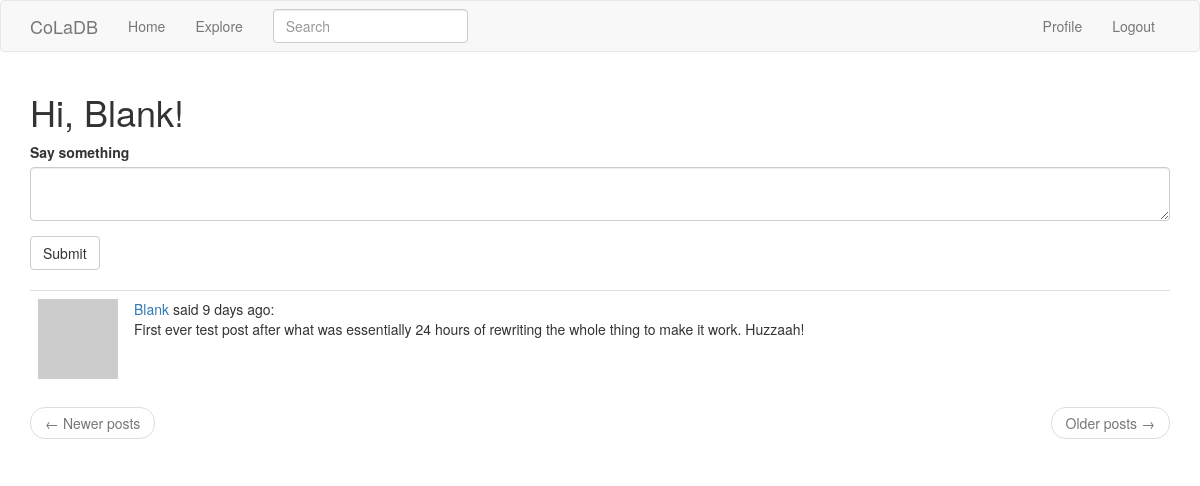
The page /index (signed in) on the database as committed earlier.
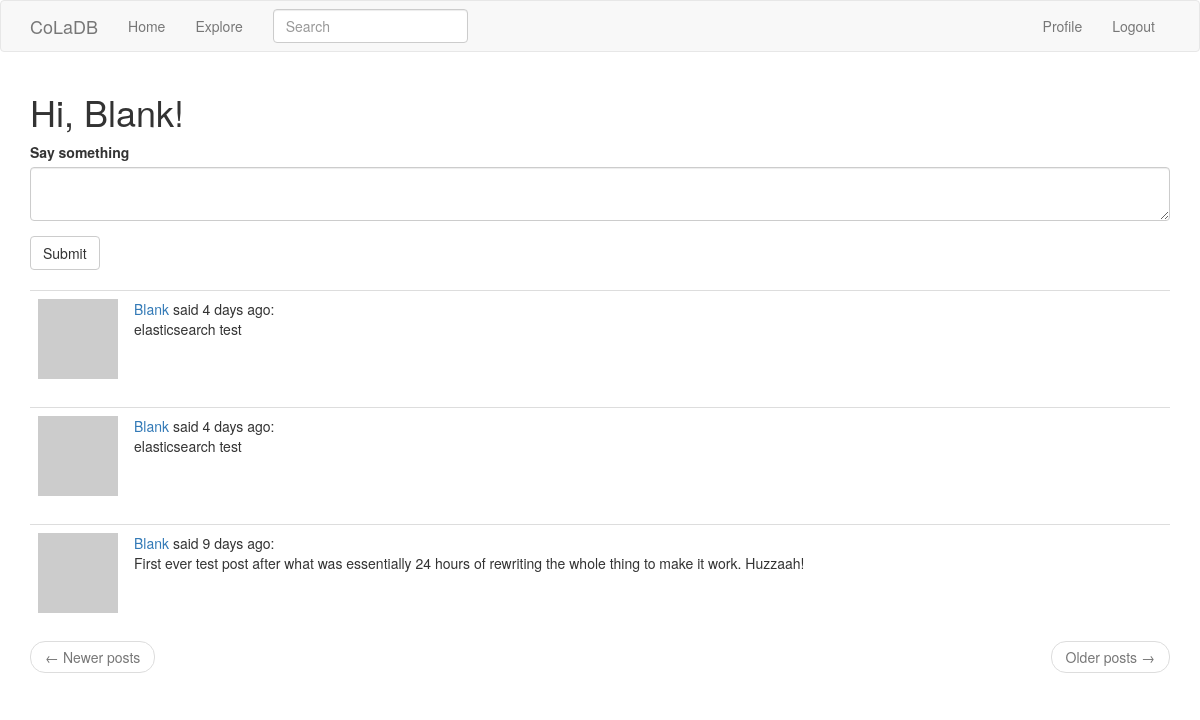
The same page on the database as committed later.
### app/models.py (models this page shows, shortened)
class SearchableMixin(object):
  @classmethod
  def before_commit(cls, session):
    session._changes = {
      'add': list(session.new),
      'update': list(session.dirty),
      'delete': list(session.deleted)
    }
  @classmethod
  def after_commit(cls, session):
    for obj in session._changes['add']:
      if isinstance(obj, SearchableMixin):
        add_to_index(obj.__tablename__, obj)
    for obj in session._changes['update']:
      if isinstance(obj, SearchableMixin):
        add_to_index(obj.__tablename__, obj)
    for obj in session._changes['delete']:
      if isinstance(obj, SearchableMixin):
        remove_from_index(obj.__tablename__, obj)
    session._changes = None

class Post(SearchableMixin, db.Model):
  __searchable__ = ['body']
  id = db.Column(db.Integer, primary_key=True)
  body = db.Column(db.String)
  timestamp = db.Column(db.DateTime, index=True, default=datetime.utcnow)
  user_id = db.Column(db.Integer, db.ForeignKey('user.id'))

class User(UserMixin, db.Model):
  id = db.Column(db.Integer, primary_key=True)
  username = db.Column(db.String(64), index=True, unique=True)
  email = db.Column(db.String(120), index=True, unique=True)
  password_hash = db.Column(db.String(128))
  posts = db.relationship('Post', backref='author', lazy='dynamic')
  about_me = db.Column(db.String(140))
  last_seen = db.Column(db.DateTime, default=datetime.utcnow)
  followed = db.relationship(
    'User', secondary=followers,
    primaryjoin=(followers.c.follower_id == id),
    secondaryjoin=(followers.c.followed_id == id),
    backref=db.backref('followers', lazy='dynamic'), lazy='dynamic')
  def avatar(self, size):
    digest = md5(self.email.lower().encode('utf-8')).hexdigest()
    return 'https://gravatar.com/avatar/{}?d=identicon&s={}'.format(digest, size)
  def followed_posts(self):
    followed = Post.query.join(
      followers, (followers.c.followed_id == Post.user_id)).filter(
        followers.c.follower_id == self.id)
    own = Post.query.filter_by(user_id=self.id)
    return followed.union(own).order_by(Post.timestamp.desc())

### app/main/routes.py (the view)
@bp.route('/', methods=['GET', 'POST'])
@bp.route('/index', methods=['GET', 'POST'])
@login_required
def index():
  form = PostForm()
  if form.validate_on_submit():
    post = Post(body=form.post.data, author=current_user)
    db.session.add(post)
    db.session.commit()
    flash('Your post is now live')
    return redirect(url_for('main.index'))
  page = request.args.get('page', 1, type=int)
  posts = current_user.followed_posts().paginate(
      page, current_app.config['POSTS_PER_PAGE'], False)
  next_url = url_for('main.index', page=posts.next_num) \
      if posts.has_next else None
  prev_url = url_for('main.index', page=posts.prev_num) \
      if posts.has_prev else None
  return render_template('index.html', title='Home', form=form, posts=posts.items, next_url=next_url, prev_url=prev_url)

### app/main/forms.py
class SearchForm(FlaskForm):
  q = StringField('Search', validators=[DataRequired()])
  def __init__(self, *args, **kwargs):
    if 'formdata' not in kwargs:
      kwargs['formdata'] = request.args
    if 'csrf_enabled' not in kwargs:
      kwargs['csrf_enabled'] = False
    super(SearchForm, self).__init__(*args, **kwargs)

class PostForm(FlaskForm):
  post = TextAreaField('Say something', validators=[DataRequired()])
  submit = SubmitField('Submit')

### app/main/routes.py (called while the page is built)
@bp.before_app_request
def before_request():
  if current_user.is_authenticated:
    current_user.last_seen = datetime.utcnow()
    db.session.commit()
    g.search_form = SearchForm()

### app/models.py (called while the page is built)
@login.user_loader
def load_user(id):
  return User.query.get(int(id))

### app/templates/index.html
{% extends "base.html" %}
{% import 'bootstrap/wtf.html' as wtf %}
{% block app_content %}
  <h1>Hi, {{ current_user.username }}!</h1>
  {% if form %}
  {{ wtf.quick_form(form) }}
  <br>
  {% endif %}
  {% for post in posts %}
    {% include '_post.html' %}
  {% endfor %}
  <nav aria-label="...">
    <ul class="pager">
      <li class="previous{% if not prev_url %} disabled{% endif %}">
        <a href="{{ prev_url or '#' }}">
          <span aria-hidden="true">&larr;</span> Newer posts
        </a>
      </li>
      <li class="next{% if not next_url %} disabled{% endif %}">
        <a href="{{ next_url or '#' }}">
          Older posts <span aria-hidden="true">&rarr;</span>
        </a>
      </li>
    </ul>
  </nav>
{% endblock %}

### app/templates/_post.html
<table class="table table-hover">
  <tr>
    <td width="70px">
      <a href="{{ url_for('main.user', username=post.author.username) }}">
        <img src="{{ post.author.avatar(70) }}" />
      </a>
    </td>
    <td>
      <a href="{{ url_for('main.user', username=post.author.username) }}">
        {{ post.author.username }}
      </a>
      said {{ moment(post.timestamp).fromNow() }}:
      <br>
      {{ post.body }}
    </td>
  </tr>
</table>

Rows that differ between the two databases and show on the page:
added Post: author.username "Blank", timestamp "4 days ago", body "elasticsearch test"
added Post: author.username "Blank", timestamp "4 days ago", body "elasticsearch test"
